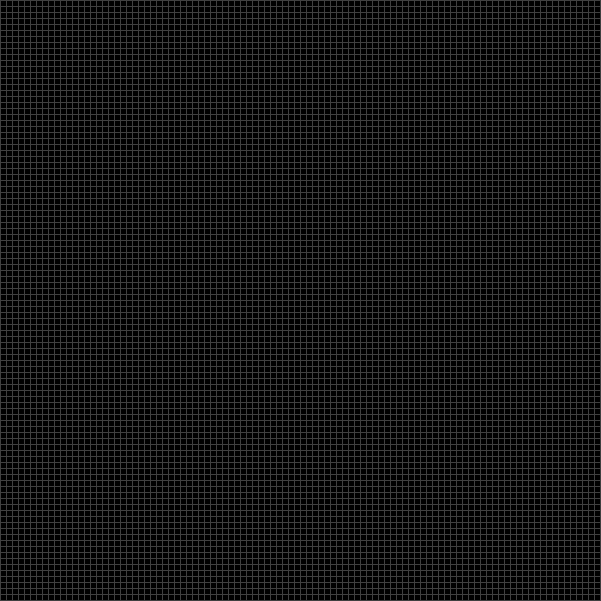
Frame 1 (no input)
Frame 60 (the mouse pressed at the canvas centre just before this capture): identical to frame 1, image omitted
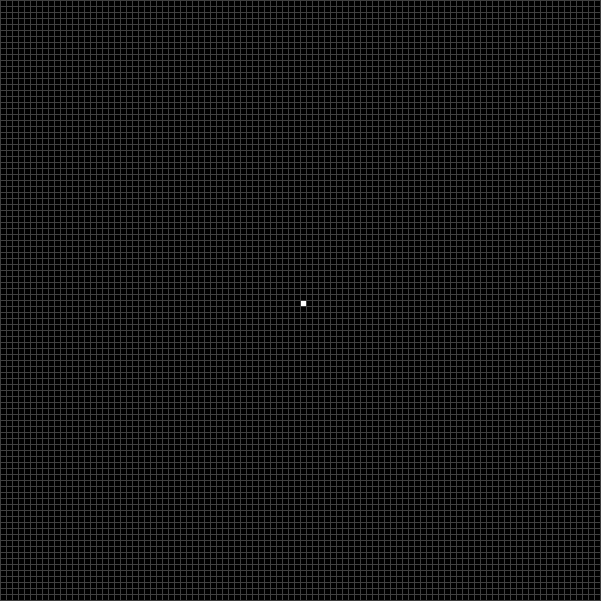
Frame 120 (the mouse held since frame 60 and released just before this capture)

The Processing sketch that drew these frames (run headless with seeded random() and noise(); from frame 60 on, the mouse is pressed at the canvas centre):

// Processing sketch: Life
// ── Life.pde
//Game of Life
//Miles Raphael
//CS 7492

int cellSize = 6;                               //num of pixels in each cell
int gridSize = 100;                             //num of cells in grid cols and rows
int gridSquared = gridSize*gridSize;            //total num of cells
boolean[] lifeGrid = new boolean[gridSquared];  //stores life of each cell
boolean[] ruleGrid = new boolean[gridSquared];  //stores next state of each cell
boolean stepMode = true;                        //toggle for continuous update mode

int XY(int x, int y) { return x+y*gridSize; }   //map 2D coord to 1D index
int getX(int xy) { return xy%gridSize; }        //map 1D index to 2D x
int getY(int xy) { return xy/gridSize; }        //map 1D index to 2D y


void setup()
{
  size(601, 601);
}

void draw()
{
  drawGrid();
  if(!stepMode) updateGrid();
}


//***LOGIC***

void updateGrid()
{
  for(int i = 0; i < gridSquared; i++)
  {
    int count = countNeighbors(getX(i), getY(i));
    if(lifeGrid[i])
    {
      if(count != 2 && count != 3)
        ruleGrid[i] = false;
      else
        ruleGrid[i] = true;
    }
    else
    {
      if(count == 3)
        ruleGrid[i] = true;
      else
        ruleGrid[i] = false;
    }
  }
  for(int i = 0; i < gridSquared; i++)
    lifeGrid[i] = ruleGrid[i];
  for(int i = 0; i < gridSquared; i++)
    ruleGrid[i] = false;
}

int countNeighbors(int x, int y)
{
  int count = 0;
  int xMinus, xPlus, yMinus, yPlus;
  int NW, N, NE, W, E, SW, S, SE;
  
  if(x-1 < 0)
    xMinus = gridSize - 1;
  else
    xMinus = x - 1;
  if(y-1 < 0)
    yMinus = gridSize - 1;
  else
    yMinus = y - 1;
  if(x+1 >= gridSize)
    xPlus = 0;
  else
    xPlus = x + 1;
  if(y+1 >= gridSize)
    yPlus = 0;
  else
    yPlus = y + 1;
  
  NW = XY(xMinus, yMinus);
  N = XY(x, yMinus);
  NE = XY(xPlus, yMinus);
  W = XY(xMinus, y);
  E = XY(xPlus, y);
  SW = XY(xMinus, yPlus);
  S = XY(x, yPlus);
  SE = XY(xPlus, yPlus);
  
  if(lifeGrid[NW]) count++;
  if(lifeGrid[N]) count++;
  if(lifeGrid[NE]) count++;
  if(lifeGrid[W]) count++;
  if(lifeGrid[E]) count++;
  if(lifeGrid[SW]) count++;
  if(lifeGrid[S]) count++;
  if(lifeGrid[SE]) count++;
  
  return count;
}

void stepGrid()
{
  if(!stepMode) toggleMode();
  updateGrid();
}

void clearGrid()
{
  for(int i = 0; i < gridSquared; i++)
    lifeGrid[i] = false;
}

void randomizeGrid()
{
  for(int i = 0; i < gridSquared; i++)
    lifeGrid[i] = random(1) >= .5 ? true : false;
}

void toggleMode()
{
  stepMode = !stepMode;
}


//***DRAW***

void drawGrid()
{
  stroke(64);
  for(int i = 0; i < gridSquared; i++)
  {
    if(lifeGrid[i])
      fill(255);
    else
      fill(0);
    rect((i%gridSize)*cellSize, (i/gridSize)*cellSize, cellSize, cellSize);
  }
}


//***GUI***

void mousePressed()
{
  int loc = XY(mouseX/cellSize, mouseY/cellSize);
  lifeGrid[loc] = !lifeGrid[loc];
}

void keyPressed()
{
  if(key=='c' || key=='C') clearGrid();
  if(key=='r' || key=='R') randomizeGrid();
  if(key=='g' || key=='G') toggleMode();
  if(key==' ') stepGrid();
}
